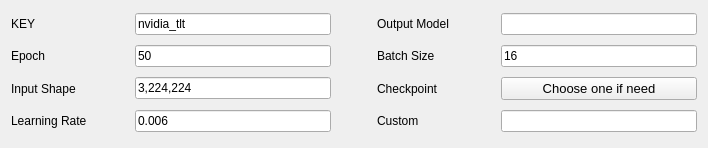
                <widget class="QWidget" name="t2_scrollAreaWidgetContents">
                 <property name="geometry">
                  <rect>
                   <x>0</x>
                   <y>0</y>
                   <width>708</width>
                   <height>148</height>
                  </rect>
                 </property>
                 <layout class="QGridLayout" name="gridLayout_4" columnstretch="3,5,1,3,5">
                  <property name="topMargin">
                   <number>9</number>
                  </property>
                  <property name="spacing">
                   <number>6</number>
                  </property>
                  <item row="2" column="1">
                   <widget class="QLineEdit" name="t2_input_shape">
                    <property name="text">
                     <string>3,224,224</string>
                    </property>
                   </widget>
                  </item>
                  <item row="3" column="1">
                   <widget class="QLineEdit" name="t2_lr">
                    <property name="text">
                     <string>0.006</string>
                    </property>
                   </widget>
                  </item>
                  <item row="1" column="1">
                   <widget class="QLineEdit" name="t2_epoch">
                    <property name="text">
                     <string>50</string>
                    </property>
                   </widget>
                  </item>
                  <item row="3" column="4">
                   <widget class="QLineEdit" name="t2_c1"/>
                  </item>
                  <item row="0" column="1">
                   <widget class="QLineEdit" name="t2_key">
                    <property name="text">
                     <string>nvidia_tlt</string>
                    </property>
                   </widget>
                  </item>
                  <item row="1" column="0">
                   <widget class="QLabel" name="t2_spec_lbl_epoch">
                    <property name="sizePolicy">
                     <sizepolicy hsizetype="Preferred" vsizetype="Preferred">
                      <horstretch>0</horstretch>
                      <verstretch>0</verstretch>
                     </sizepolicy>
                    </property>
                    <property name="text">
                     <string>Epoch</string>
                    </property>
                   </widget>
                  </item>
                  <item row="1" column="3">
                   <widget class="QLabel" name="t2_spec_lbl_batch_size">
                    <property name="sizePolicy">
                     <sizepolicy hsizetype="Preferred" vsizetype="Preferred">
                      <horstretch>0</horstretch>
                      <verstretch>0</verstretch>
                     </sizepolicy>
                    </property>
                    <property name="text">
                     <string>Batch Size</string>
                    </property>
                   </widget>
                  </item>
                  <item row="3" column="3">
                   <widget class="QLabel" name="t2_spec_lbl_c1">
                    <property name="text">
                     <string>Custom</string>
                    </property>
                   </widget>
                  </item>
                  <item row="0" column="0">
                   <widget class="QLabel" name="t2_spec_lbl_key">
                    <property name="sizePolicy">
                     <sizepolicy hsizetype="Preferred" vsizetype="Preferred">
                      <horstretch>0</horstretch>
                      <verstretch>0</verstretch>
                     </sizepolicy>
                    </property>
                    <property name="text">
                     <string>KEY</string>
                    </property>
                   </widget>
                  </item>
                  <item row="2" column="0">
                   <widget class="QLabel" name="t2_spec_lbl_in_shape">
                    <property name="sizePolicy">
                     <sizepolicy hsizetype="Preferred" vsizetype="Preferred">
                      <horstretch>0</horstretch>
                      <verstretch>0</verstretch>
                     </sizepolicy>
                    </property>
                    <property name="text">
                     <string>Input Shape</string>
                    </property>
                   </widget>
                  </item>
                  <item row="0" column="3">
                   <widget class="QLabel" name="t2_spec_lbl_model_name">
                    <property name="sizePolicy">
                     <sizepolicy hsizetype="Preferred" vsizetype="Preferred">
                      <horstretch>0</horstretch>
                      <verstretch>0</verstretch>
                     </sizepolicy>
                    </property>
                    <property name="text">
                     <string>Output Model</string>
                    </property>
                   </widget>
                  </item>
                  <item row="2" column="4">
                   <widget class="QPushButton" name="t2_bt_checkpoint">
                    <property name="sizePolicy">
                     <sizepolicy hsizetype="Preferred" vsizetype="Preferred">
                      <horstretch>0</horstretch>
                      <verstretch>0</verstretch>
                     </sizepolicy>
                    </property>
                    <property name="font">
                     <font>
                      <family>Arial</family>
                      <pointsize>10</pointsize>
                     </font>
                    </property>
                    <property name="text">
                     <string>Choose one if need</string>
                    </property>
                   </widget>
                  </item>
                  <item row="2" column="3">
                   <widget class="QLabel" name="t2_spec_lbl_checkpoint">
                    <property name="sizePolicy">
                     <sizepolicy hsizetype="Preferred" vsizetype="Preferred">
                      <horstretch>0</horstretch>
                      <verstretch>0</verstretch>
                     </sizepolicy>
                    </property>
                    <property name="text">
                     <string>Checkpoint</string>
                    </property>
                   </widget>
                  </item>
                  <item row="3" column="0">
                   <widget class="QLabel" name="t2_spec_lbl_lr">
                    <property name="text">
                     <string>Learning Rate</string>
                    </property>
                   </widget>
                  </item>
                  <item row="1" column="4">
                   <widget class="QLineEdit" name="t2_batch">
                    <property name="text">
                     <string>16</string>
                    </property>
                   </widget>
                  </item>
                  <item row="0" column="4">
                   <widget class="QLineEdit" name="t2_model_name">
                    <property name="readOnly">
                     <bool>true</bool>
                    </property>
                   </widget>
                  </item>
                  <item row="0" column="2">
                   <spacer name="horizontalSpacer_12">
                    <property name="orientation">
                     <enum>Qt::Horizontal</enum>
                    </property>
                    <property name="sizeHint" stdset="0">
                     <size>
                      <width>40</width>
                      <height>20</height>
                     </size>
                    </property>
                   </spacer>
                  </item>
                  <item row="1" column="2">
                   <spacer name="horizontalSpacer_13">
                    <property name="orientation">
                     <enum>Qt::Horizontal</enum>
                    </property>
                    <property name="sizeHint" stdset="0">
                     <size>
                      <width>40</width>
                      <height>20</height>
                     </size>
                    </property>
                   </spacer>
                  </item>
                  <item row="2" column="2">
                   <spacer name="horizontalSpacer_14">
                    <property name="orientation">
                     <enum>Qt::Horizontal</enum>
                    </property>
                    <property name="sizeHint" stdset="0">
                     <size>
                      <width>40</width>
                      <height>20</height>
                     </size>
                    </property>
                   </spacer>
                  </item>
                  <item row="3" column="2">
                   <spacer name="horizontalSpacer_15">
                    <property name="orientation">
                     <enum>Qt::Horizontal</enum>
                    </property>
                    <property name="sizeHint" stdset="0">
                     <size>
                      <width>40</width>
                      <height>20</height>
                     </size>
                    </property>
                   </spacer>
                  </item>
                 </layout>
                </widget>
